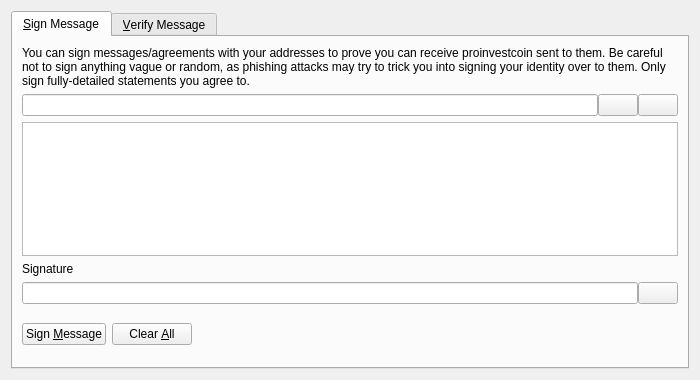
<?xml version="1.0" encoding="UTF-8"?>
<ui version="4.0">
 <class>SignVerifyMessageDialog</class>
 <widget class="QDialog" name="SignVerifyMessageDialog">
  <property name="geometry">
   <rect>
    <x>0</x>
    <y>0</y>
    <width>700</width>
    <height>380</height>
   </rect>
  </property>
  <property name="windowTitle">
   <string>Signatures - Sign / Verify a Message</string>
  </property>
  <property name="modal">
   <bool>true</bool>
  </property>
  <layout class="QVBoxLayout" name="verticalLayout">
   <item>
    <widget class="QTabWidget" name="tabWidget">
     <property name="currentIndex">
      <number>0</number>
     </property>
     <widget class="QWidget" name="tabSignMessage">
      <attribute name="title">
       <string>&amp;Sign Message</string>
      </attribute>
      <layout class="QVBoxLayout" name="verticalLayout_SM">
       <item>
        <widget class="QLabel" name="infoLabel_SM">
         <property name="text">
          <string>You can sign messages/agreements with your addresses to prove you can receive proinvestcoin sent to them. Be careful not to sign anything vague or random, as phishing attacks may try to trick you into signing your identity over to them. Only sign fully-detailed statements you agree to.</string>
         </property>
         <property name="textFormat">
          <enum>Qt::PlainText</enum>
         </property>
         <property name="wordWrap">
          <bool>true</bool>
         </property>
        </widget>
       </item>
       <item>
        <layout class="QHBoxLayout" name="horizontalLayout_1_SM">
         <property name="spacing">
          <number>0</number>
         </property>
         <item>
          <widget class="QValidatedLineEdit" name="addressIn_SM">
           <property name="toolTip">
            <string>The ProInvestCoin address to sign the message with</string>
           </property>
          </widget>
         </item>
         <item>
          <widget class="QPushButton" name="addressBookButton_SM">
           <property name="toolTip">
            <string>Choose previously used address</string>
           </property>
           <property name="text">
            <string/>
           </property>
           <property name="icon">
            <iconset resource="../bitcoin.qrc">
             <normaloff>:/icons/address-book</normaloff>:/icons/address-book</iconset>
           </property>
           <property name="shortcut">
            <string>Alt+A</string>
           </property>
           <property name="autoDefault">
            <bool>false</bool>
           </property>
          </widget>
         </item>
         <item>
          <widget class="QPushButton" name="pasteButton_SM">
           <property name="toolTip">
            <string>Paste address from clipboard</string>
           </property>
           <property name="text">
            <string/>
           </property>
           <property name="icon">
            <iconset resource="../bitcoin.qrc">
             <normaloff>:/icons/editpaste</normaloff>:/icons/editpaste</iconset>
           </property>
           <property name="shortcut">
            <string>Alt+P</string>
           </property>
           <property name="autoDefault">
            <bool>false</bool>
           </property>
          </widget>
         </item>
        </layout>
       </item>
       <item>
        <widget class="QPlainTextEdit" name="messageIn_SM">
         <property name="toolTip">
          <string>Enter the message you want to sign here</string>
         </property>
        </widget>
       </item>
       <item>
        <widget class="QLabel" name="signatureLabel_SM">
         <property name="text">
          <string>Signature</string>
         </property>
         <property name="textFormat">
          <enum>Qt::PlainText</enum>
         </property>
        </widget>
       </item>
       <item>
        <layout class="QHBoxLayout" name="horizontalLayout_2_SM">
         <property name="spacing">
          <number>0</number>
         </property>
         <item>
          <widget class="QLineEdit" name="signatureOut_SM">
           <property name="font">
            <font>
             <italic>true</italic>
            </font>
           </property>
           <property name="readOnly">
            <bool>true</bool>
           </property>
          </widget>
         </item>
         <item>
          <widget class="QPushButton" name="copySignatureButton_SM">
           <property name="toolTip">
            <string>Copy the current signature to the system clipboard</string>
           </property>
           <property name="text">
            <string/>
           </property>
           <property name="icon">
            <iconset resource="../bitcoin.qrc">
             <normaloff>:/icons/editcopy</normaloff>:/icons/editcopy</iconset>
           </property>
           <property name="autoDefault">
            <bool>false</bool>
           </property>
          </widget>
         </item>
        </layout>
       </item>
       <item>
        <layout class="QHBoxLayout" name="horizontalLayout_3_SM">
         <item>
          <widget class="QPushButton" name="signMessageButton_SM">
           <property name="toolTip">
            <string>Sign the message to prove you own this ProInvestCoin address</string>
           </property>
           <property name="text">
            <string>Sign &amp;Message</string>
           </property>
           <property name="icon">
            <iconset resource="../bitcoin.qrc">
             <normaloff>:/icons/edit</normaloff>:/icons/edit</iconset>
           </property>
           <property name="autoDefault">
            <bool>false</bool>
           </property>
          </widget>
         </item>
         <item>
          <widget class="QPushButton" name="clearButton_SM">
           <property name="toolTip">
            <string>Reset all sign message fields</string>
           </property>
           <property name="text">
            <string>Clear &amp;All</string>
           </property>
           <property name="icon">
            <iconset resource="../bitcoin.qrc">
             <normaloff>:/icons/remove</normaloff>:/icons/remove</iconset>
           </property>
           <property name="autoDefault">
            <bool>false</bool>
           </property>
          </widget>
         </item>
         <item>
          <spacer name="horizontalSpacer_1_SM">
           <property name="orientation">
            <enum>Qt::Horizontal</enum>
           </property>
           <property name="sizeHint" stdset="0">
            <size>
             <width>40</width>
             <height>48</height>
            </size>
           </property>
          </spacer>
         </item>
         <item>
          <widget class="QLabel" name="statusLabel_SM">
           <property name="font">
            <font>
             <weight>75</weight>
             <bold>true</bold>
            </font>
           </property>
           <property name="text">
            <string/>
           </property>
           <property name="wordWrap">
            <bool>true</bool>
           </property>
          </widget>
         </item>
         <item>
          <spacer name="horizontalSpacer_2_SM">
           <property name="orientation">
            <enum>Qt::Horizontal</enum>
           </property>
           <property name="sizeHint" stdset="0">
            <size>
             <width>40</width>
             <height>48</height>
            </size>
           </property>
          </spacer>
         </item>
        </layout>
       </item>
      </layout>
     </widget>
     <widget class="QWidget" name="tabVerifyMessage">
      <attribute name="title">
       <string>&amp;Verify Message</string>
      </attribute>
      <layout class="QVBoxLayout" name="verticalLayout_VM">
       <item>
        <widget class="QLabel" name="infoLabel_VM">
         <property name="text">
          <string>Enter the receiver's address, message (ensure you copy line breaks, spaces, tabs, etc. exactly) and signature below to verify the message. Be careful not to read more into the signature than what is in the signed message itself, to avoid being tricked by a man-in-the-middle attack. Note that this only proves the signing party receives with the address, it cannot prove sendership of any transaction!</string>
         </property>
         <property name="textFormat">
          <enum>Qt::PlainText</enum>
         </property>
         <property name="alignment">
          <set>Qt::AlignLeading|Qt::AlignLeft|Qt::AlignTop</set>
         </property>
         <property name="wordWrap">
          <bool>true</bool>
         </property>
        </widget>
       </item>
       <item>
        <layout class="QHBoxLayout" name="horizontalLayout_1_VM">
         <property name="spacing">
          <number>0</number>
         </property>
         <item>
          <widget class="QValidatedLineEdit" name="addressIn_VM">
           <property name="toolTip">
            <string>The ProInvestCoin address the message was signed with</string>
           </property>
          </widget>
         </item>
         <item>
          <widget class="QPushButton" name="addressBookButton_VM">
           <property name="toolTip">
            <string>Choose previously used address</string>
           </property>
           <property name="text">
            <string/>
           </property>
           <property name="icon">
            <iconset resource="../bitcoin.qrc">
             <normaloff>:/icons/address-book</normaloff>:/icons/address-book</iconset>
           </property>
           <property name="shortcut">
            <string>Alt+A</string>
           </property>
           <property name="autoDefault">
            <bool>false</bool>
           </property>
          </widget>
         </item>
        </layout>
       </item>
       <item>
        <widget class="QPlainTextEdit" name="messageIn_VM"/>
       </item>
       <item>
        <widget class="QValidatedLineEdit" name="signatureIn_VM"/>
       </item>
       <item>
        <layout class="QHBoxLayout" name="horizontalLayout_2_VM">
         <item>
          <widget class="QPushButton" name="verifyMessageButton_VM">
           <property name="toolTip">
            <string>Verify the message to ensure it was signed with the specified ProInvestCoin address</string>
           </property>
           <property name="text">
            <string>Verify &amp;Message</string>
           </property>
           <property name="icon">
            <iconset resource="../bitcoin.qrc">
             <normaloff>:/icons/transaction_0</normaloff>:/icons/transaction_0</iconset>
           </property>
           <property name="autoDefault">
            <bool>false</bool>
           </property>
          </widget>
         </item>
         <item>
          <widget class="QPushButton" name="clearButton_VM">
           <property name="toolTip">
            <string>Reset all verify message fields</string>
           </property>
           <property name="text">
            <string>Clear &amp;All</string>
           </property>
           <property name="icon">
            <iconset resource="../bitcoin.qrc">
             <normaloff>:/icons/remove</normaloff>:/icons/remove</iconset>
           </property>
           <property name="autoDefault">
            <bool>false</bool>
           </property>
          </widget>
         </item>
         <item>
          <spacer name="horizontalSpacer_1_VM">
           <property name="orientation">
            <enum>Qt::Horizontal</enum>
           </property>
           <property name="sizeHint" stdset="0">
            <size>
             <width>40</width>
             <height>48</height>
            </size>
           </property>
          </spacer>
         </item>
         <item>
          <widget class="QLabel" name="statusLabel_VM">
           <property name="font">
            <font>
             <weight>75</weight>
             <bold>true</bold>
            </font>
           </property>
           <property name="text">
            <string/>
           </property>
           <property name="wordWrap">
            <bool>true</bool>
           </property>
          </widget>
         </item>
         <item>
          <spacer name="horizontalSpacer_2_VM">
           <property name="orientation">
            <enum>Qt::Horizontal</enum>
           </property>
           <property name="sizeHint" stdset="0">
            <size>
             <width>40</width>
             <height>48</height>
            </size>
           </property>
          </spacer>
         </item>
        </layout>
       </item>
      </layout>
     </widget>
    </widget>
   </item>
  </layout>
 </widget>
 <customwidgets>
  <customwidget>
   <class>QValidatedLineEdit</class>
   <extends>QLineEdit</extends>
   <header>qt/qvalidatedlineedit.h</header>
  </customwidget>
 </customwidgets>
 <resources>
  <include location="../bitcoin.qrc"/>
 </resources>
 <connections/>
</ui>
